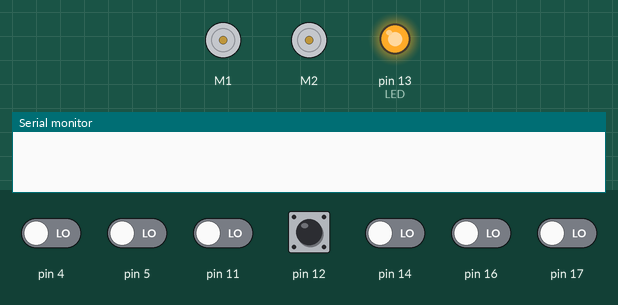
A sketch run on a simulated Arduino Uno, built with avr-gcc and run on an emulated ATmega328P. Shown: 2 × DC motor (green arrow = forward, orange = backward, longer = faster), output pins drawn as LEDs (lit = HIGH), the last lines printed to the serial monitor. The inputs (shaded band) are chosen by the test bench; at power-on: pin 12 HIGH, pin 4, pin 5, pin 11, pin 14, pin 16, pin 17 LOW.

Above: at 0.8 s.
0.9 s: pin 12 pulled LOW for 0.15 s
At 2.56 s:
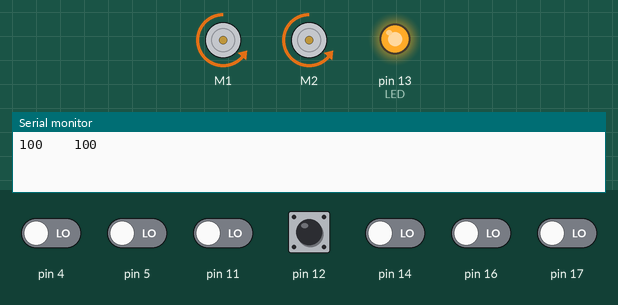
4.0 s: pin 4 driven HIGH
7.0 s: pin 5 driven HIGH
At 8.5 s:
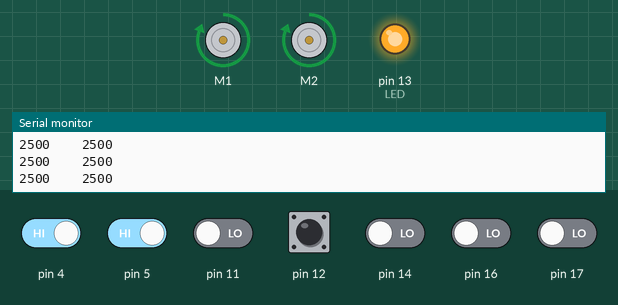
8.8 s: pin 12 pulled LOW for 1 s
At 9.3 s:
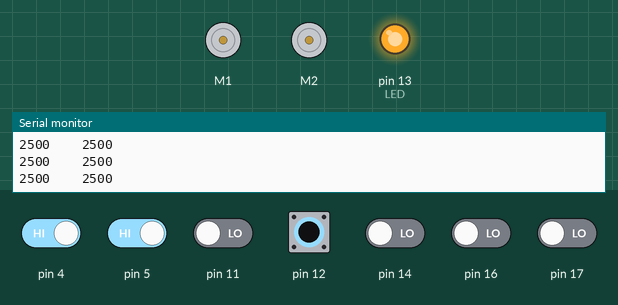
Timing chart, 0 to 11.8 s (numbered marks = the images above; inputs shaded):
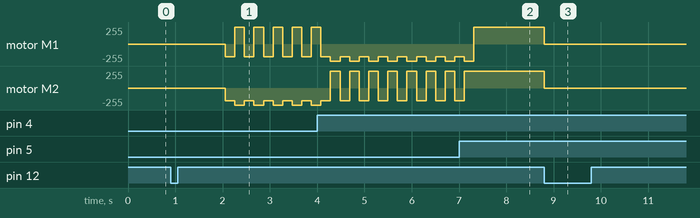

The sketch:

Zumo_working_borderDetect.ino
```cpp
#include <Wire.h>
#include <ZumoShield.h>

#define LED 13

// this might need to be tuned for different lighting conditions, surfaces, etc.
#define QTR_THRESHOLD  1900 // microseconds
//WARNING!!! Det her e den aller viktigste verdien
//med verdi 90 kjøre den på bordet og alt mørkere og stoppe på hvitt ark
//grå underlag(som baksiden av skrivebøker) kan man ha verdi 100, kanskje 110
// jo større verdi man kan ha, jo mer sensitiv for kanten blir den :))

// these might need to be tuned for different motor types
#define REVERSE_SPEED     300 // 0 is stopped, 400 is full speed
#define TURN_SPEED        400
#define FORWARD_SPEED     400
#define REVERSE_DURATION  200 // ms
#define TURN_DURATION     200 // ms

ZumoBuzzer buzzer;
ZumoMotors motors;
Pushbutton button(ZUMO_BUTTON); // pushbutton on pin 12

#define NUM_SENSORS 6
unsigned int sensor_values[NUM_SENSORS];

ZumoReflectanceSensorArray sensors(QTR_NO_EMITTER_PIN);

void waitForButtonAndCountDown()
{
  digitalWrite(LED, HIGH);
  button.waitForButton();
  delay(1000);
}

void setup()
{
  // uncomment if necessary to correct motor directions
  //motors.flipLeftMotor(true);
  //motors.flipRightMotor(true);

  pinMode(LED, HIGH);
  Serial.begin(9600);
  waitForButtonAndCountDown();

}

void loop()
{
  if (button.isPressed())
  {
    // if button is pressed, stop and wait for another press to go again
    motors.setSpeeds(0, 0);
    button.waitForRelease();
    waitForButtonAndCountDown();
  }


  sensors.read(sensor_values);

  if (sensor_values[0] < QTR_THRESHOLD)
  {
    // if leftmost sensor detects line, reverse and turn to the right
    motors.setSpeeds(-REVERSE_SPEED, -REVERSE_SPEED);
    delay(REVERSE_DURATION);
    motors.setSpeeds(TURN_SPEED, -TURN_SPEED);
    delay(TURN_DURATION);
    motors.setSpeeds(FORWARD_SPEED, FORWARD_SPEED);
  }
  else if (sensor_values[5] < QTR_THRESHOLD)
  {
    // if rightmost sensor detects line, reverse and turn to the left
    motors.setSpeeds(-REVERSE_SPEED, -REVERSE_SPEED);
    delay(REVERSE_DURATION);
    motors.setSpeeds(-TURN_SPEED, TURN_SPEED);
    delay(TURN_DURATION);
    motors.setSpeeds(FORWARD_SPEED, FORWARD_SPEED);
  }
  else
  {
    // otherwise, go straight
    motors.setSpeeds(FORWARD_SPEED, FORWARD_SPEED);
  }
  Serial.print(sensor_values[0]);
  Serial.print("    ");
  Serial.print(sensor_values[5]);
  Serial.println();

}
```

Measured:
- after the input at 0.9 s, motor M1: alternates forward 255/255 for 0.20 s and backward 191/255 for 0.20 s, starting after 1.2 s; motor M2: alternates backward 255/255 for 0.20 s and backward 191/255 for 0.20 s, starting after 1.2 s
- after the input at 7.0 s, motor M2: goes on until 7.1 s, then stays forward 255/255
- after the input at 8.8 s, motor M1, motor M2: forward 255/255 → stopped at once
